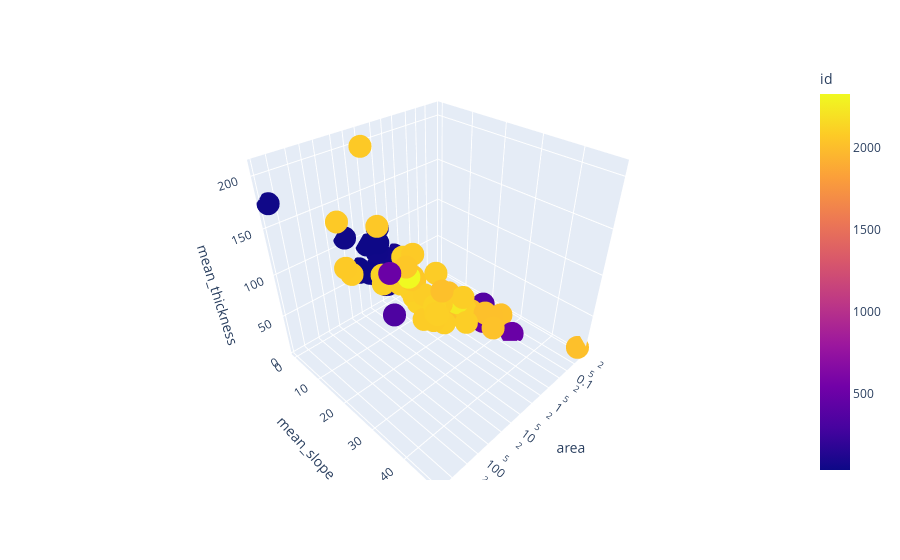

Notebook source saved alongside this figure:
### Markdown cell above
### b) 3D Scatter plot using Plotly (1 point)

Use the plotly ``scatter_3d`` plot. Make sure to change the pandas series for log scales.

### Code cell
fig = px.scatter_3d(glacier_ds, x='area', y='mean_slope', 
                    z='mean_thickness', color = glacier_ds.index, log_x=True)
fig.show()

### Figure 1 — Plotly figure (JSON) as saved in the notebook; plotly's stock layout.template omitted (floating-point values rounded to 4 significant figures)
{"data": [{"hovertemplate": "area=%{x}<br>mean_slope=%{y}<br>mean_thickness=%{z}<br>id=%{marker.color}<extra></extra>", "legendgroup": "", "marker": {"color": [33, 34, 35, 36, 37, 38, 39, 40, 41, 42, 43, 44, 45, 46, 47, 48, 49, 50, 51, 52, 53, 54, 55, 56, 57, 58, 59, 60, 65, 66, 68, 69, 71, 72, 73, 74, 75, 76, 77, 78, 79, 80, 81, 82, 83, 84, 85, 86, 87, 91, 92, 333, 358, 362, 486, 487, 488, 489, 490, 497, 2093, 2011, 2012, 2013, 2014, 2015, 2016, 2017, 2018, 2019, 2020, 2021, 2022, 2023, 2024, 2025, 2026, 2057, 2059, 2060, 2061, 2062, 2067, 2068, 2074, 2075, 2076, 2083, 2084, 2085, 2086, 2087, 2088, 2089, 2090, 2092, 2096, 2097, 2098, 2099, 2100, 2104, 2105, 2106, 2107, 2111, 2119, 2123, 2240, 2328], "coloraxis": "coloraxis", "symbol": "circle"}, "mode": "markers", "name": "", "scene": "scene", "showlegend": false, "type": "scatter3d", "x": [2.9, 11.7, 5.15, 2.84, 5.95, 0.75, 1.18, 3.61, 5.757, 11.32, 4.19, 2.72, 824, 22.5, 3.2, 3.2, 3.4, 1, 2, 2.8, 1.2, 2.2, 1.6, 5.3, 2.3, 2, 1.5, 1.1, 1.5, 1.7, 2.6, 1, 1, 1, 1.5, 2.1, 1.1, 1.7, 2.8, 3.8, 2.9, 0.8, 4.2, 2.5, 2.1, 1.4, 1.9, 0.9, 1.5, 2.82, 1, 9.7, 1, 0.08068, 0.307, 0.084, 0.223, 0.106, 0.101, 13.08, 0.3097, 0.191, 1.884, 0.0264, 0.2257, 0.1357, 0.3015, 0.3665, 0.5825, 0.3906, 0.05848, 0.3794, 0.3017, 0.2176, 0.6297, 3.228, 0.2605, 5.36, 2.9, 8.6, 2.1, 3.2, 11.1, 71.3, 2.76, 39.96, 28.59, 1.59, 1, 3.078, 2.8, 1.69, 1.09, 0.6, 2.39, 2.85, 0.5368, 1.247, 6.078, 1.554, 2.966, 10.6, 4, 2.6, 3.28, 2.1, 2.61, 6.737, 0.37, 4.6], "y": [0, 0, 0, 0, 0, 0, 0, 0, 0, 0, 0, 0, 0, 0, 0, 0, 0, 0, 0, 0, 0, 0, 0, 0, 0, 0, 0, 0, 0, 0, 0, 0, 0, 0, 1, 0, 0, 0, 0, 0, 0, 0, 0, 0, 0, 0, 0, 0, 0, 0, 0, 12, 10, 22, 18, 22, 26, 33, 22, 13, 21, 26, 21, 48, 22, 27, 15, 17, 15, 20, 27, 17, 15, 22, 16, 10, 30, 14, 13, 7, 12, 13, 5, 6, 13, 3, 3, 20, 16, 17, 20, 20, 18, 23, 16, 12, 24, 20, 25, 10, 21, 9, 10, 9, 9, 13, 20, 6, 19, 14], "z": [58, 66, 56, 86, 90, 55, 34, 53, 53, 61, 53, 104, 175, 110, 76, 49, 49, 52, 43, 52, 47, 45, 49, 54, 67, 37, 39, 32, 58, 51, 50, 47, 47, 29, 31, 54, 49, 25, 48, 47, 45, 40, 49, 42, 27, 59, 36, 48, 33, 62, 61, 30, 26, 15, 17, 5, 12, 4, 6, 89, 22, 22, 65, 8, 17, 15, 23, 26, 19, 13, 8, 19, 29, 16, 25, 69, 15, 90, 70, 128, 60, 67, 208, 148, 97, 85, 74, 44, 70, 23, 28, 46, 44, 49, 51, 50, 16, 15, 58, 29, 41, 65, 57, 85, 68, 32, 47, 65, 27, 76]}], "layout": {"autosize": true, "coloraxis": {"colorbar": {"title": {"text": "id"}}, "colorscale": [[0, "#0d0887"], [0.1111, "#46039f"], [0.2222, "#7201a8"], [0.3333, "#9c179e"], [0.4444, "#bd3786"], [0.5556, "#d8576b"], [0.6667, "#ed7953"], [0.7778, "#fb9f3a"], [0.8889, "#fdca26"], [1, "#f0f921"]]}, "legend": {"tracegroupgap": 0}, "margin": {"t": 60}, "scene": {"aspectmode": "auto", "aspectratio": {"x": 1, "y": 1, "z": 1}, "domain": {"x": [0, 1], "y": [0, 1]}, "xaxis": {"title": {"text": "area"}, "type": "log"}, "yaxis": {"title": {"text": "mean_slope"}, "type": "linear"}, "zaxis": {"title": {"text": "mean_thickness"}, "type": "linear"}}}}
